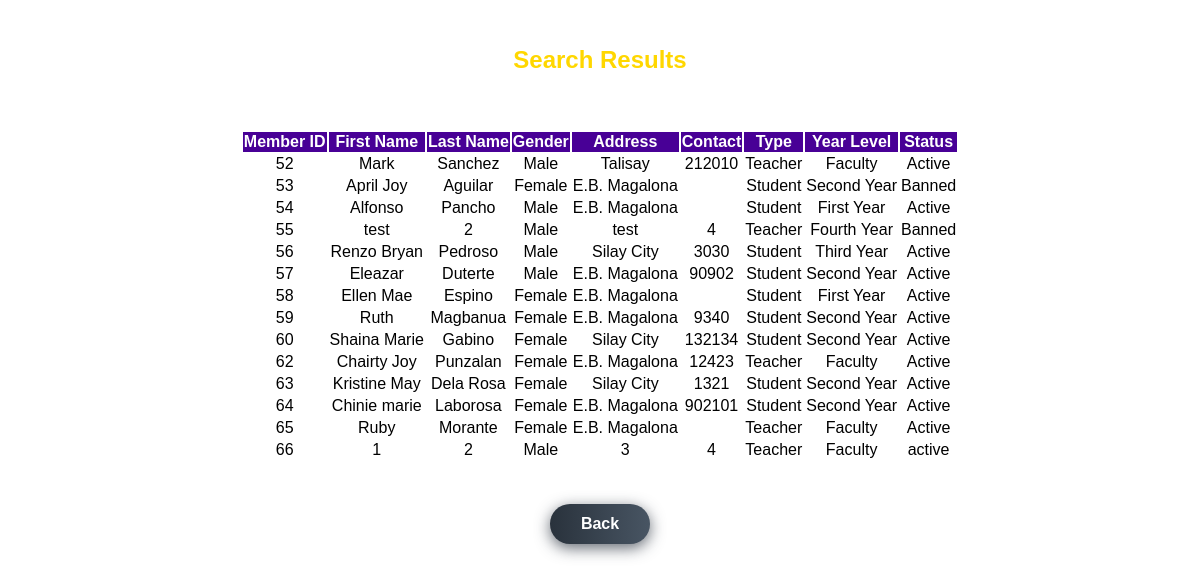
/SearchMember.php, run on the app's committed database.
### tables this page shows
CREATE TABLE `member` (
  `member_id` int(11) NOT NULL,
  `firstname` varchar(30) DEFAULT NULL,
  `lastname` varchar(30) DEFAULT NULL,
  `gender` set('Male','Female') DEFAULT NULL,
  `address` varchar(30) DEFAULT NULL,
  `contact` int(11) DEFAULT NULL,
  `type` varchar(20) DEFAULT NULL,
  `year_level` varchar(20) DEFAULT NULL,
  `status` varchar(10) DEFAULT NULL
);

### SearchMember.php (the view, shortened to what this page needs)
<!DOCTYPE html>
<html>
<head>
	<link rel="stylesheet" href="library.css">
</head>
<body>
<br>
<center><h2 style="color:gold;">Search Results</h2></center>
<br><br>
	<center>
	<table class="table">
		<thead>
			<tr>
				<th>Member ID</th>
				<th>First Name</th>
				<th>Last Name</th>
				<th>Gender</th>
				<th>Address</th>
				<th>Contact</th>
				<th>Type</th>
				<th>Year Level</th>
				<th>Status</th>
			</tr>
		</thead>
		<?php
			$run = true;
			if($run == true){
				$servername = "remotemysql.com";
				$username = "aJ61sgaQ7x";
			  $password = "ZbKbPfvFYZ";
			  $dbname = "aJ61sgaQ7x";
				$conn = new mysqli($servername, $username, $password, $dbname);
				$send = "SELECT member_id, firstname, lastname, gender, address, contact, type, year_level, status FROM member";
				$result = $conn->query($send);
				if ($result->num_rows > 0) {
					while($row = $result->fetch_assoc()) {
		?>
					<tr>
						<td> <?php echo $row["member_id"];?> </td>
						<td> <?php echo $row["firstname"];?> </td>
						<td> <?php echo $row["lastname"];?> </td>
						<td> <?php echo $row["gender"];?> </td>
						<td> <?php echo $row["address"];?> </td>
						<td> <?php echo $row["contact"];?> </td>
						<td> <?php echo $row["type"];?> </td>
						<td> <?php echo $row["year_level"];?> </td>
						<td> <?php echo $row["status"];?> </td>
					</tr>
		<?php
					}
				} else {
					echo "<h2 style=\"color:red;\">0 results</h2>";
				}
			}
		?>
		</table>
	<br> <br>
	<button class="button-hover col-3" onclick="location.href='searchmember.html'"> Back </button>
	<br> <br>
	</center>
</body>
</html>

### library.css (style rules this page uses)
body { background: url(library.jpg); background-size: cover; font-family: Arial; }
* { -webkit-box-sizing: border-box; -moz-box-sizing: border-box; box-sizing: border-box; }
.button-hover { width: 100px; font-size: 16px; font-weight: 600; color: white; cursor: pointer; margin: 6px; height: 40px; text-align: center; border: none; background-size: 300% 100%; border-radius: 50px; transition: all .4s ease-in-out; }
.button-hover.col-3 { background-image: linear-gradient(to right, #29323c, #485563, #2b5876, #4e4376); box-shadow: 0 4px 15px 0 rgba(45, 54, 65, 0.75); }
.table { color: black; min-width: 400px; align-items: center; justify-content: center; background: rgba(255, 255, 255, 0.492); backdrop-filter: blur(8px) saturate(180%); table-layout: fixed; }
.table thead tr { background-color: #480096; color: white; text-align: center; font-weight: bold; }
.table tr { width: 9.09% ; text-align: center; }

### data on the page
member: member_id "52", firstname "Mark", lastname "Sanchez", gender "Male", address "Talisay", contact "212010", type "Teacher", year_level "Faculty", status "Active"
member: member_id "53", firstname "April Joy", lastname "Aguilar", gender "Female", address "E.B. Magalona", type "Student", year_level "Second Year", status "Banned"
member: member_id "54", firstname "Alfonso", lastname "Pancho", gender "Male", address "E.B. Magalona", type "Student", year_level "First Year", status "Active"
member: member_id "55", firstname "test", lastname "2", gender "Male", address "test", contact "4", type "Teacher", year_level "Fourth Year", status "Banned"
member: member_id "56", firstname "Renzo Bryan", lastname "Pedroso", gender "Male", address "Silay City", contact "3030", type "Student", year_level "Third Year", status "Active"
member: member_id "57", firstname "Eleazar", lastname "Duterte", gender "Male", address "E.B. Magalona", contact "90902", type "Student", year_level "Second Year", status "Active"
member: member_id "58", firstname "Ellen Mae", lastname "Espino", gender "Female", address "E.B. Magalona", type "Student", year_level "First Year", status "Active"
member: member_id "59", firstname "Ruth", lastname "Magbanua", gender "Female", address "E.B. Magalona", contact "9340", type "Student", year_level "Second Year", status "Active"
member: member_id "60", firstname "Shaina Marie", lastname "Gabino", gender "Female", address "Silay City", contact "132134", type "Student", year_level "Second Year", status "Active"
member: member_id "62", firstname "Chairty Joy", lastname "Punzalan", gender "Female", address "E.B. Magalona", contact "12423", type "Teacher", year_level "Faculty", status "Active"
member: member_id "63", firstname "Kristine May", lastname "Dela Rosa", gender "Female", address "Silay City", contact "1321", type "Student", year_level "Second Year", status "Active"
member: member_id "64", firstname "Chinie marie", lastname "Laborosa", gender "Female", address "E.B. Magalona", contact "902101", type "Student", year_level "Second Year", status "Active"
member: member_id "65", firstname "Ruby", lastname "Morante", gender "Female", address "E.B. Magalona", type "Teacher", year_level "Faculty", status "Active"
member: member_id "66", firstname "1", lastname "2", gender "Male", address "3", contact "4", type "Teacher", year_level "Faculty", status "active"
